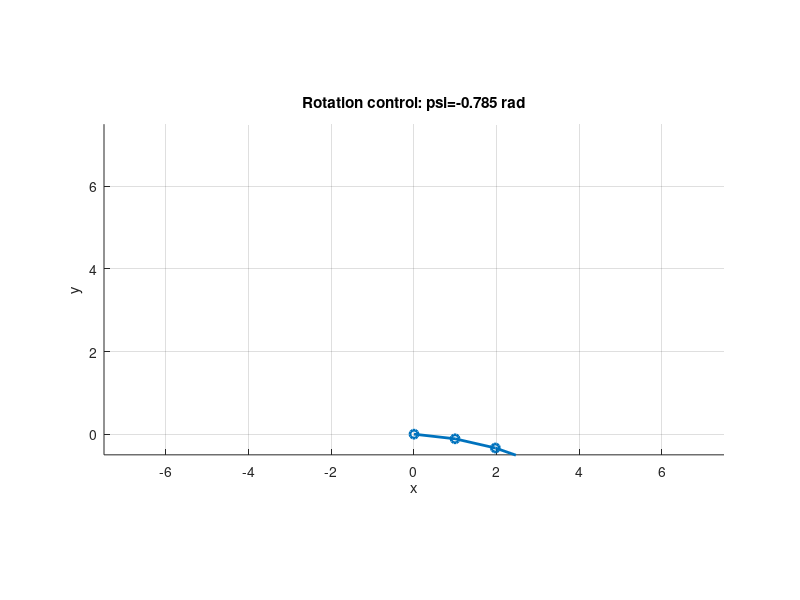

Reproduce this figure in MATLAB.
% seven_dof_planar_robot_rotation_control_noclass.m

clear; close all; clc;

n = 7; l = ones(n,1);
q = (pi/8)*ones(n,1);

phi_des = -pi/4;                

% Orientation psi is sum of joint angles
psi = @(q) sum(q);

% Controller params
dt=0.02; gain=2.0; tol=1e-5; max_steps=4000;

figure; hold on; axis equal; grid on;

for k=1:max_steps
    e = phi_des - psi(q);        
    if abs(e) < tol, break; end

    Jr = ones(1,n);              
    qdot = (Jr'/(Jr*Jr')) * (gain*e);   
    q = q + dt*qdot;

    if mod(k,20)==0 || k==1
        clf; hold on; axis equal; grid on;
        % inline plotting
        pts=zeros(2,n+1); ang=0;
        for i=1:n
            ang=ang+q(i);
            pts(:,i+1)=pts(:,i)+l(i)*[cos(ang); sin(ang)];
        end
        plot(pts(1,:),pts(2,:),'-o','LineWidth',2);
        R=sum(l)+0.5; xlim([-R R]); ylim([-0.5 R]);
        xlabel x; ylabel y;
        title(sprintf('Rotation control: psi=%.3f rad', psi(q)));
        drawnow;
    end
end

disp('Final q (rad):'); disp(q.');
disp('Final psi (rad):'); disp(psi(q));
